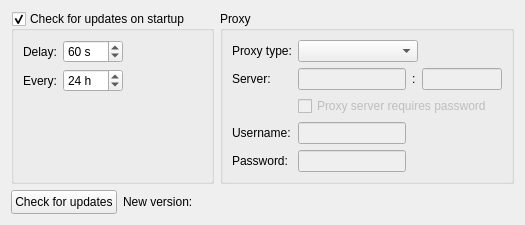
     <widget class="QWidget" name="Update">
      <attribute name="title">
       <string>Update</string>
      </attribute>
      <layout class="QVBoxLayout" name="verticalLayout_3" stretch="1,0">
       <item>
        <layout class="QHBoxLayout" name="horizontalLayout_19" stretch="2,3">
         <item>
          <widget class="QGroupBox" name="gbCheckUpdate">
           <property name="title">
            <string>Check for updates on startup</string>
           </property>
           <property name="checkable">
            <bool>true</bool>
           </property>
           <layout class="QFormLayout" name="formLayout_2">
            <item row="0" column="0">
             <layout class="QGridLayout" name="gridLayout_5">
              <item row="0" column="0">
               <widget class="QLabel" name="label_15">
                <property name="text">
                 <string>Delay:</string>
                </property>
               </widget>
              </item>
              <item row="0" column="1">
               <widget class="QSpinBox" name="sbCheckUpdateDelay">
                <property name="minimumSize">
                 <size>
                  <width>60</width>
                  <height>0</height>
                 </size>
                </property>
                <property name="contextMenuPolicy">
                 <enum>Qt::NoContextMenu</enum>
                </property>
                <property name="suffix">
                 <string> s</string>
                </property>
                <property name="maximum">
                 <number>300</number>
                </property>
                <property name="singleStep">
                 <number>5</number>
                </property>
                <property name="value">
                 <number>60</number>
                </property>
               </widget>
              </item>
              <item row="1" column="0">
               <widget class="QLabel" name="label_21">
                <property name="text">
                 <string>Every:</string>
                </property>
               </widget>
              </item>
              <item row="1" column="1">
               <widget class="QSpinBox" name="sbCheckUpdateInterval">
                <property name="enabled">
                 <bool>true</bool>
                </property>
                <property name="minimumSize">
                 <size>
                  <width>60</width>
                  <height>0</height>
                 </size>
                </property>
                <property name="contextMenuPolicy">
                 <enum>Qt::NoContextMenu</enum>
                </property>
                <property name="suffix">
                 <string> h</string>
                </property>
                <property name="maximum">
                 <number>96</number>
                </property>
                <property name="singleStep">
                 <number>6</number>
                </property>
                <property name="value">
                 <number>24</number>
                </property>
               </widget>
              </item>
             </layout>
            </item>
           </layout>
          </widget>
         </item>
         <item>
          <widget class="QGroupBox" name="groupBox_2">
           <property name="title">
            <string>Proxy</string>
           </property>
           <layout class="QFormLayout" name="formLayout">
            <item row="0" column="0">
             <widget class="QLabel" name="label_16">
              <property name="text">
               <string>Proxy type:</string>
              </property>
             </widget>
            </item>
            <item row="0" column="1">
             <layout class="QHBoxLayout" name="horizontalLayout_13">
              <item>
               <widget class="QComboBox" name="comboBoxProxyType">
                <property name="minimumSize">
                 <size>
                  <width>120</width>
                  <height>0</height>
                 </size>
                </property>
               </widget>
              </item>
              <item>
               <spacer name="horizontalSpacer_6">
                <property name="orientation">
                 <enum>Qt::Horizontal</enum>
                </property>
                <property name="sizeHint" stdset="0">
                 <size>
                  <width>40</width>
                  <height>20</height>
                 </size>
                </property>
               </spacer>
              </item>
             </layout>
            </item>
            <item row="1" column="0">
             <widget class="QLabel" name="label_17">
              <property name="text">
               <string>Server:</string>
              </property>
             </widget>
            </item>
            <item row="1" column="1">
             <layout class="QHBoxLayout" name="horizontalLayout_12">
              <item>
               <widget class="QLineEdit" name="leProxyServerName">
                <property name="enabled">
                 <bool>false</bool>
                </property>
                <property name="contextMenuPolicy">
                 <enum>Qt::NoContextMenu</enum>
                </property>
               </widget>
              </item>
              <item>
               <widget class="QLabel" name="label_18">
                <property name="text">
                 <string>:</string>
                </property>
               </widget>
              </item>
              <item>
               <widget class="QLineEdit" name="leProxyServerPort">
                <property name="enabled">
                 <bool>false</bool>
                </property>
                <property name="maximumSize">
                 <size>
                  <width>80</width>
                  <height>16777215</height>
                 </size>
                </property>
                <property name="contextMenuPolicy">
                 <enum>Qt::NoContextMenu</enum>
                </property>
               </widget>
              </item>
             </layout>
            </item>
            <item row="2" column="1">
             <widget class="QCheckBox" name="cbProxyRequiresPassword">
              <property name="enabled">
               <bool>false</bool>
              </property>
              <property name="text">
               <string>Proxy server requires password</string>
              </property>
             </widget>
            </item>
            <item row="3" column="0">
             <widget class="QLabel" name="label_19">
              <property name="text">
               <string>Username:</string>
              </property>
             </widget>
            </item>
            <item row="3" column="1">
             <layout class="QHBoxLayout" name="horizontalLayout_14">
              <item>
               <widget class="QLineEdit" name="leProxyUsername">
                <property name="enabled">
                 <bool>false</bool>
                </property>
                <property name="contextMenuPolicy">
                 <enum>Qt::NoContextMenu</enum>
                </property>
               </widget>
              </item>
              <item>
               <spacer name="horizontalSpacer_7">
                <property name="orientation">
                 <enum>Qt::Horizontal</enum>
                </property>
                <property name="sizeHint" stdset="0">
                 <size>
                  <width>40</width>
                  <height>20</height>
                 </size>
                </property>
               </spacer>
              </item>
             </layout>
            </item>
            <item row="4" column="0">
             <widget class="QLabel" name="label_20">
              <property name="text">
               <string>Password:</string>
              </property>
             </widget>
            </item>
            <item row="4" column="1">
             <layout class="QHBoxLayout" name="horizontalLayout_15">
              <item>
               <widget class="QLineEdit" name="leProxyPassword">
                <property name="enabled">
                 <bool>false</bool>
                </property>
                <property name="contextMenuPolicy">
                 <enum>Qt::NoContextMenu</enum>
                </property>
               </widget>
              </item>
              <item>
               <spacer name="horizontalSpacer_8">
                <property name="orientation">
                 <enum>Qt::Horizontal</enum>
                </property>
                <property name="sizeHint" stdset="0">
                 <size>
                  <width>40</width>
                  <height>20</height>
                 </size>
                </property>
               </spacer>
              </item>
             </layout>
            </item>
           </layout>
          </widget>
         </item>
        </layout>
       </item>
       <item>
        <layout class="QHBoxLayout" name="horizontalLayout_16">
         <item>
          <widget class="QPushButton" name="pbCheckForUpdates">
           <property name="minimumSize">
            <size>
             <width>0</width>
             <height>24</height>
            </size>
           </property>
           <property name="text">
            <string>Check for updates</string>
           </property>
          </widget>
         </item>
         <item>
          <widget class="QLabel" name="labelNewVersionTitle">
           <property name="text">
            <string>New version:</string>
           </property>
          </widget>
         </item>
         <item>
          <widget class="QLabel" name="labelNewVersion">
           <property name="cursor">
            <cursorShape>PointingHandCursor</cursorShape>
           </property>
          </widget>
         </item>
         <item>
          <spacer name="horizontalSpacer_9">
           <property name="orientation">
            <enum>Qt::Horizontal</enum>
           </property>
           <property name="sizeHint" stdset="0">
            <size>
             <width>40</width>
             <height>20</height>
            </size>
           </property>
          </spacer>
         </item>
        </layout>
       </item>
      </layout>
     </widget>
